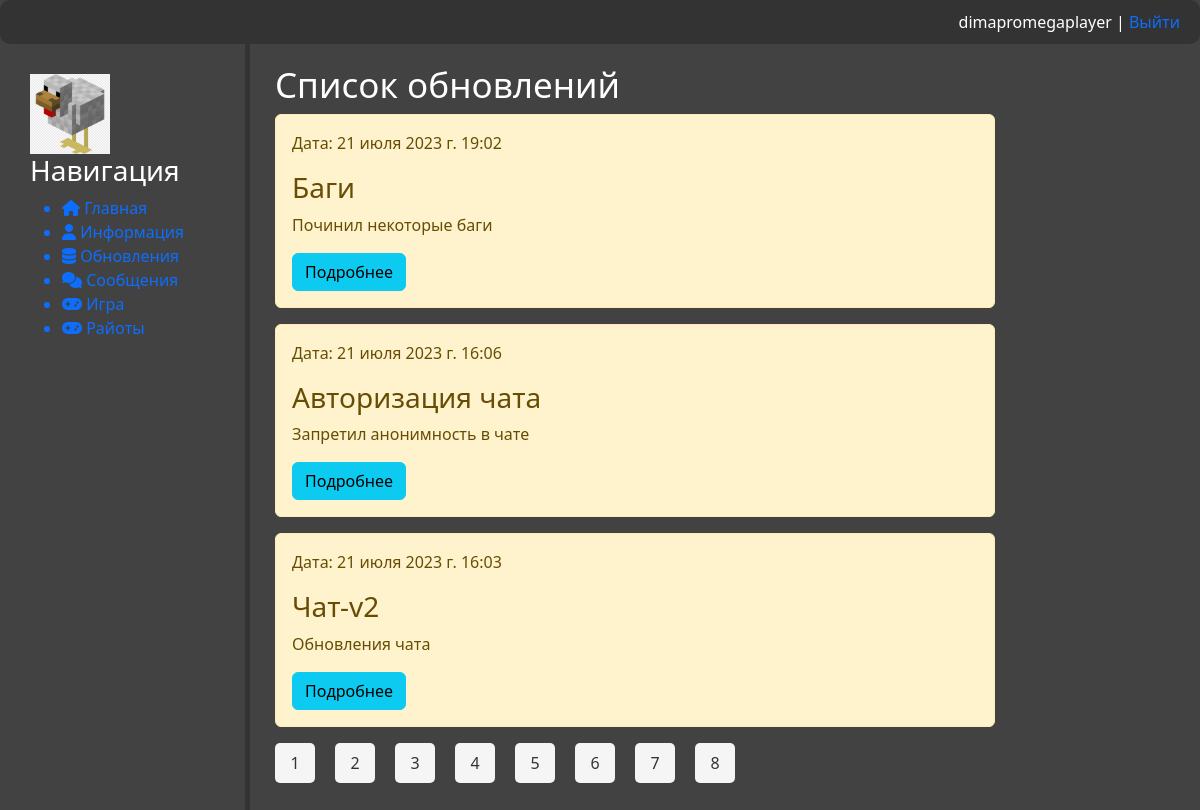
The app's page /database/ (signed in) with its own data.
### database/models.py (models this page shows, shortened)
class Notes(models.Model):
    objects = None
    title = models.CharField('Название', max_length=50)
    anons = models.CharField('Анонс', max_length=250)
    full_text = models.TextField('Заметка')
    date = models.DateTimeField('Дата', auto_now_add=True)
    category = models.ForeignKey('Category', on_delete=models.PROTECT, null=True)
    def get_absolute_url(self):
        return reverse('note', kwargs={'note_id': self.pk})
    class Meta:
        verbose_name = 'Заметка'
        verbose_name_plural = 'Заметки'

### database/views.py (the view)
# urls.py: path('', views.UpdateHome.as_view(), name='data_base_home'),
class UpdateHome(ListView): #LoginRequiredMixin
    paginate_by = 3
    model = Notes
    template_name = 'database/home.html'
    context_object_name = 'notes'
    login_url = reverse_lazy('not_auth')
    ordering = ['-date']
    def get_context_data(self, *, object_list=None, **kwargs):
        context = super().get_context_data(**kwargs)
        context['title'] = 'Список обновлений'
        return context

### database/templates/database/home.html (shortened to what this page needs)
{% extends 'main/layout.html' %}
{% block content %}
    <div class="features">
        <h1> {{ title }} </h1>
        {% if object_list %}
            {% for elem in notes %}
                <div class="alert alert-warning">
                    <p style="margin-right: auto;"> Дата: {{elem.date}}</p>
                    <h3> {{ elem.title }} </h3>
                    <p> {{ elem.anons }} </p>
                    <a href="{{ elem.get_absolute_url }}"><button class="btn btn-info"> Подробнее </button></a>
                </div>
            {% endfor %}
        {% else %}
            <p> Обновлений нет! </p>
        {% endif %}
        <nav class="list-pages">
            <ul>
                {% for page in paginator.page_range %}
                    <li class="page-num">
                        <a href="?page={{ page }}"> {{ page }}</a>
                    </li>
                {% endfor %}
            </ul>
        </nav>
    </div>
{% endblock %}

### main/templates/main/layout.html (shortened to what this page needs)
<!DOCTYPE html>
{% load static %}
<html lang="en">
<head>
    <link rel="stylesheet" href="https://cdn.jsdelivr.net/npm/bootstrap@5.2.3/dist/css/bootstrap.min.css">
    <link rel="stylesheet" href="https://use.fontawesome.com/releases/v6.4.0/css/all.css">
    <link rel="stylesheet" href="{% static 'main/css/main.css' %}">
    <link rel="stylesheet" href="{% static 'main/css/chat.css' %}">
    <link rel="stylesheet" href="{% static 'main/css/pagination.css' %}">
</head>
<body>
    <header>
        <nav>
            <ul>
                <li style="margin-left: auto;">
                    {% if request.user.is_authenticated %}
                        {{user.username}} | <a href="{% url 'logout' %}"> Выйти </a>
                    {% else %}
                        <a href="{% url 'register' %}"> <i class="fa-solid fa-address-card"></i> Регистрация </a>
                    |
                        <a href="{% url 'login' %}"> <i class="fa-solid fa-right-to-bracket"></i> Авторизация </a></li>
                    {% endif %}
            </ul>
        </nav>
    </header>
    <div class="wrapper">
        <aside>
            <div style="display: inline-block;">
                <img src="{% static 'main/img/Chicken.png' %}" alt="Лого">
                <h3> Навигация </h3>
                <ul>
                    <a href="{% url 'home' %}"> <li> <i class="fas fa-house"></i> Главная</li> </a>
                    <a href="{% url 'info' %}"> <li> <i class="fas fa-user"></i> Информация</li> </a>
                    <a href="{% url 'data_base_home' %}"> <li> <i class="fas fa-database"></i> Обновления </li> </a>
                    <a href="{% url 'chat' %}"> <li> <i class="fa-solid fa-comments"></i> Сообщения </li> </a>
                    <a href="{% url 'game' %}"> <li> <i class="fa-solid fa-gamepad"></i> Игра </li> </a>
                    <a href="{% url 'riot_api' %}"> <li> <i class="fa-solid fa-gamepad"></i> Райоты </li> </a>
                </ul>
            </div>
        </aside>
        <main>
            {% block content %}
            {% endblock %}
        </main>
    </div>
</body>
</html>

### main/static/main/css/main.css (style rules this page uses)
:root { --white-text: #FFFFFF; --dividing-section: #333; }
body { overflow-y: hidden; background: #424242; color: var(--white-text); }
header { background-color: var(--dividing-section); color: var(--white-text); padding: 10px 20px; border-radius: 10px; }
a { text-decoration: none; }
nav ul { list-style: none; display: flex; margin: 0; padding: 0; }
nav li { margin-left: 20px; }
nav li:first-child { margin-left: 0; }
.wrapper { display: flex; align-items: flex-start; }
aside { float: left; width: 250px; padding: 2.5%; height: 100vh; border-right: 5px solid var(--dividing-section); }
aside img { width: 80px; height: 80px; float: left; }
main { width: 60%; float: left; margin-top: 20px; margin-left: 25px; word-wrap: break-word; }
main .features h1 { font-size: 35px; }

### main/static/main/css/pagination.css (style rules this page uses)
.list-pages { text-align: center; }
.list-pages ul { list-style-type: none; padding: 0; margin: 0; }
.list-pages li { display: inline-block; }
.page-num a { display: inline-block; width: 40px; height: 40px; line-height: 40px; background-color: #f5f5f5; color: #333; text-align: center; text-decoration: none; transition: background-color 0.7s ease; border-radius: 5px; }

### records on screen
Notes: date "21 июля 2023 г. 19:02", title "Баги", anons "Починил некоторые баги"
Notes: date "21 июля 2023 г. 16:06", title "Авторизация чата", anons "Запретил анонимность в чате"
Notes: date "21 июля 2023 г. 16:03", title "Чат-v2", anons "Обновления чата"

### other values on screen
{{ user.username }} "dimapromegaplayer"
{{ title }} "Список обновлений"
{{ page }} "1" "2" "3" "4" "5" "6" "7" "8"
